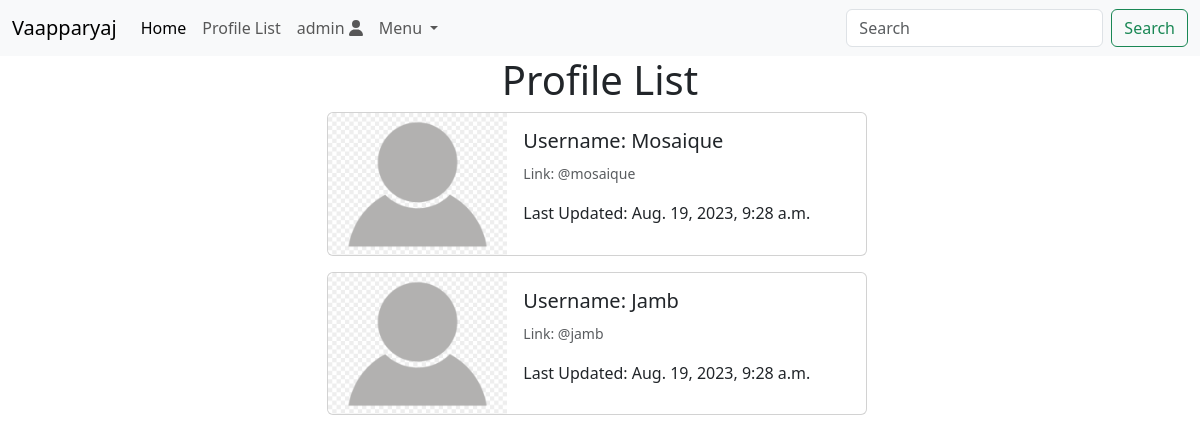
Before: /profile_list/ (signed in) with the older database file.
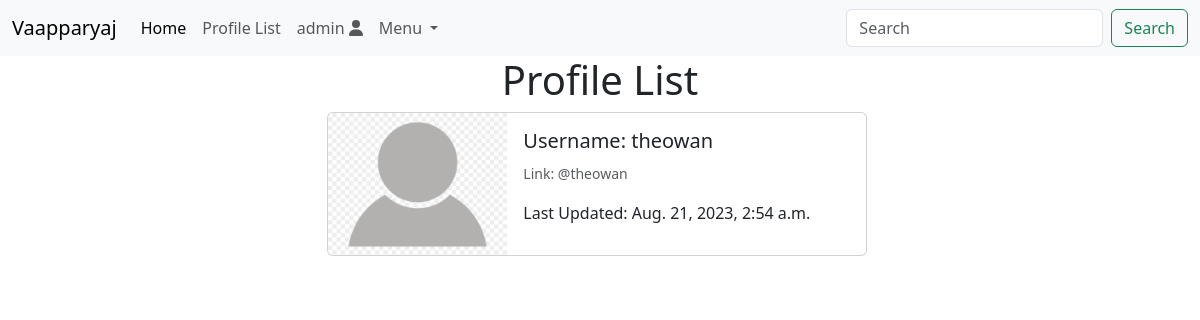
After: the same page with the newer database file.
### users/models.py (models this page shows, shortened)
class CustomUser(AbstractUser):
	MALE = 'MALE'
	FEMALE = 'FEMALE'
	GENDER_CHOICES = (
		(MALE, 'Male'),
		(FEMALE, 'Female'),
	)
	STATUS = [
		('customer', 'customer'),
		('employee', 'employee'),
	]
	email = models.EmailField(unique=True)
	mobile = PhoneNumberField(unique=True)
	date_birth = models.DateField(blank=True, null=True)
	gender = models.CharField(max_length=6, choices=GENDER_CHOICES, verbose_name='Gender')
	status = models.CharField(max_length=10, choices=STATUS, default='customer')
	description = models.TextField('Description', max_length=200, default='', blank=True)

class Profile(models.Model):
	user = models.OneToOneField(CustomUser, on_delete=models.CASCADE)
	follows = models.ManyToManyField("self",
		related_name="followed_by",
		symmetrical=False,
		blank=True)
	cin = models.CharField(max_length=10, unique=True)
	nif = models.CharField(max_length=10, unique=True)
	designation = models.CharField(max_length=100)
	date_modified = models.DateTimeField(CustomUser, auto_now=True)

### users/views.py (the view)
# urls.py: path('profile_list/', views.profile_list, name='profile_list'),
def profile_list(request):
	if request.user.is_authenticated:
		profiles = Profile.objects.exclude(user=request.user)
		return render(request, 'users/profile_list.html', {'profiles': profiles})
	else:
		messages.info(request, ("You must be logged in to view this page!"))
		return redirect('home')

### users/templates/users/profile_list.html (shortened to what this page needs)
{% extends 'base.html' %}
{% load crispy_forms_tags %}
{% load static %}
{% block content %}
	<div class="container">
		<div class="row">
			<div class="col-3"></div>
			<div class="col-6">
				<h1 class="text-center">Profile List</h1>
				{% if profiles %}
					{% for profile in profiles %}
						<div class="card mb-3" style="max-width: 540px;">
						  <div class="row g-0">
						    <div class="col-md-4">
						      <img src="{% static 'images/default.jpg' %}" class="img-fluid rounded-start" alt="profile pic">
						    </div>
						    <div class="col-md-8">
						      <div class="card-body">
						        <h5 class="card-title">Username: {{ profile.user.username }}</h5>
						        <p class="card-text"><small class="text-body-secondary">Link: @{{ profile.user.username|lower }}</small></p>
						        <p class="card-text">Last Updated: {{ profile.date_modified }}</p>
						      </div>
						    </div>
						  </div>
						</div>
					{% endfor %}
				{% endif %}
			</div>
			<div class="col-3"></div>
		</div>
	</div>
{% endblock %}

### templates/base.html (shortened to what this page needs)
<!doctype html>
{% load static %}
<html lang="en">
  <head>
    <link href="{% static 'fontawesomefree/css/all.min.css' %}" rel="stylesheet" type="text/css">
    <link rel="stylesheet" type="text/css" href="{% static 'main/style.css' %}">
    <link href="https://cdn.jsdelivr.net/npm/bootstrap@5.3.1/dist/css/bootstrap.min.css" rel="stylesheet">
  </head>
  <body>
    {% include 'includes/navbar.html' %}
    {% block content %}{% endblock %}
  </body>
</html>

### templates/includes/navbar.html (shortened to what this page needs)
<nav class="navbar navbar-expand-lg bg-body-tertiary">
  <div class="container-fluid">
    <a class="navbar-brand" href="{% url 'home' %}">Vaapparyaj</a>
    <div class="collapse navbar-collapse" id="navbarSupportedContent">
      <ul class="navbar-nav me-auto mb-2 mb-lg-0">
        <li class="nav-item">
          <a class="nav-link active" aria-current="page" href="{% url 'home' %}">Home</a>
        </li>
        {% if user.is_superuser %}
        <li class="nav-item">
          <a class="nav-link" href="{% url 'profile_list' %}">Profile List</a>
        </li>
        {% endif %}
        {% if user.is_authenticated %}
        <li class="nav-item">
          <a class="nav-link" href="{% url 'profile' user.username %}">{{user.username}}&nbsp;<i class="fas fa-user"></i></a>
        </li>
        {% endif %}
        <li class="nav-item dropdown">
          <a class="nav-link dropdown-toggle" href="#" role="button" data-bs-toggle="dropdown" aria-expanded="false">
            Menu
          </a>
        </li>
      </ul>
      <form class="d-flex" role="search">
        <input class="form-control me-2" type="search" placeholder="Search" aria-label="Search">
        <button class="btn btn-outline-success" type="submit">Search</button>
      </form>
    </div>
  </div>
</nav>

### static/main/style.css (style rules this page uses)
:root { --footercolor: #003F72; --navbarcolor: #003F72; --btncolor: #003F72; --socialcolor: #003F72; --brightText: #ffffff; }
body { background: #fafafa; }
h1, h2, h3, h4, h5, h6 { color: #444444; }

Changed rows visible on the page:
removed Profile: user.username "Mosaique", user.username "mosaique", date_modified "Aug. 19, 2023, 9:28 a.m."
removed Profile: user.username "Jamb", user.username "jamb", date_modified "Aug. 19, 2023, 9:28 a.m."
added Profile: user.username "theowan", date_modified "Aug. 21, 2023, 2:54 a.m."
